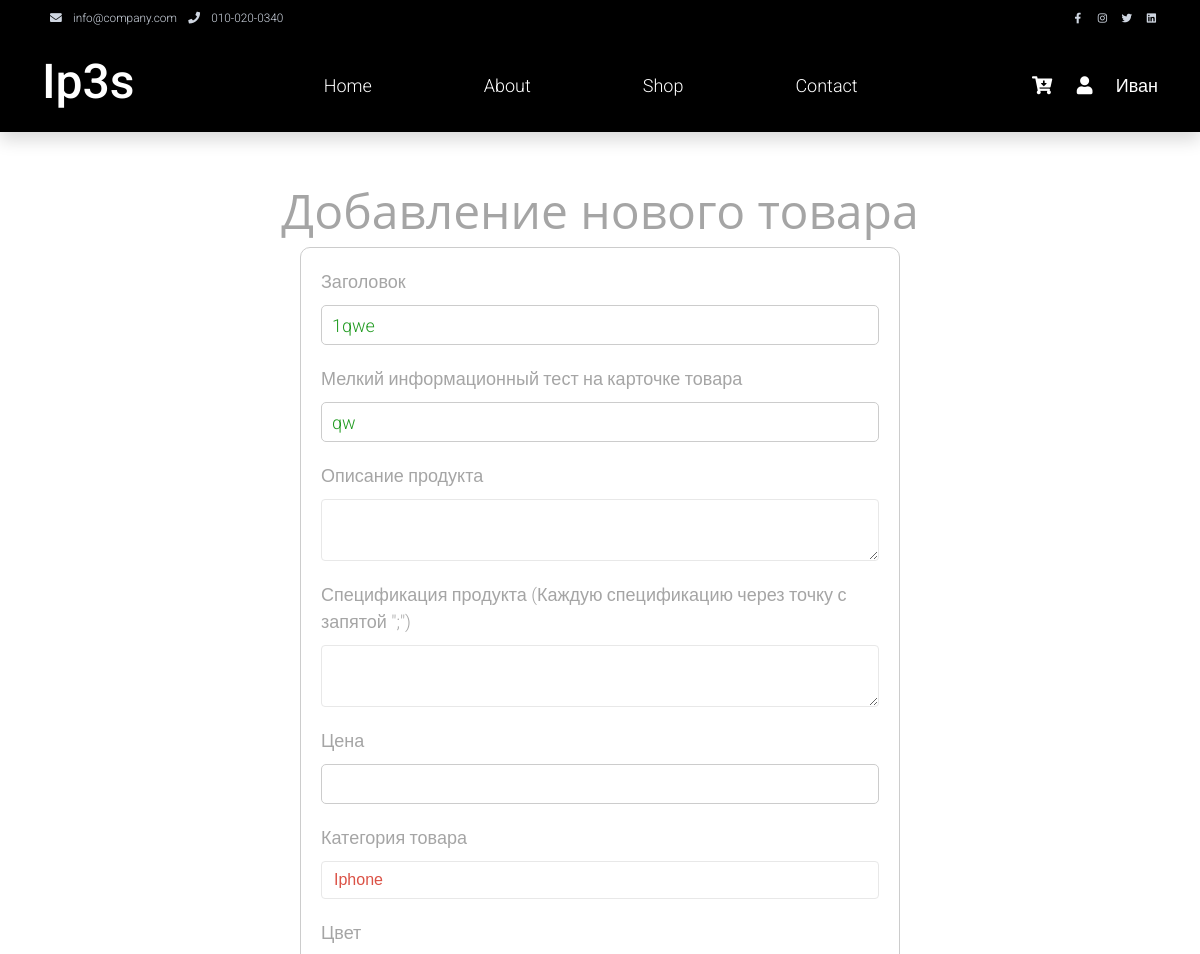
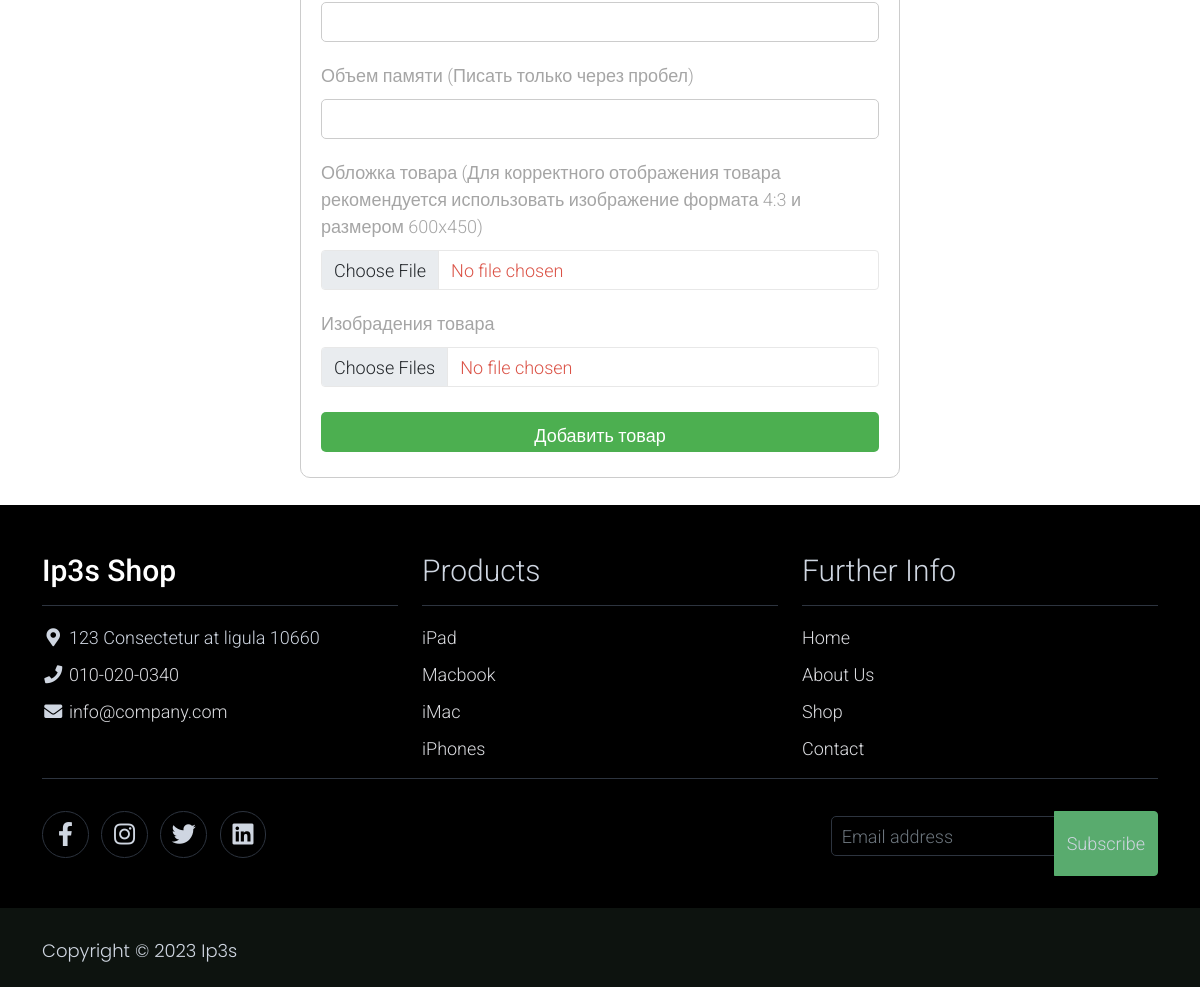
/product_edit/8 (signed in), run on the app's committed database (2 pictures, top to bottom).
### data/users.py (models this page shows, shortened)
class User(SqlAlchemyBase, UserMixin):
    __tablename__ = 'users'
    id = sqlalchemy.Column(sqlalchemy.Integer,
                           primary_key=True, autoincrement=True)
    name = sqlalchemy.Column(sqlalchemy.String, nullable=True)
    email = sqlalchemy.Column(sqlalchemy.String,
                              index=True, unique=True, nullable=True)
    hashed_password = sqlalchemy.Column(sqlalchemy.String, nullable=True)
    created_date = sqlalchemy.Column(sqlalchemy.DateTime,
                                     default=datetime.datetime.now)
    news = orm.relationship("News", back_populates='user')
    is_admin = sqlalchemy.Column(sqlalchemy.Boolean)
    cart = sqlalchemy.Column(sqlalchemy.String)

### data/news.py (models this page shows)
class News(SqlAlchemyBase):
    __tablename__ = 'news'
    id = sqlalchemy.Column(sqlalchemy.Integer,
                           primary_key=True, autoincrement=True)
    title = sqlalchemy.Column(sqlalchemy.String, nullable=True)
    content = sqlalchemy.Column(sqlalchemy.String, nullable=True)
    created_date = sqlalchemy.Column(sqlalchemy.DateTime,
                                     default=datetime.datetime.now)
    images = sqlalchemy.Column(sqlalchemy.String, nullable=True)
    type = sqlalchemy.Column(sqlalchemy.String, nullable=True)
    color = sqlalchemy.Column(sqlalchemy.String, nullable=True)
    size = price = sqlalchemy.Column(sqlalchemy.String, nullable=True)
    price = sqlalchemy.Column(sqlalchemy.Integer)
    cover = sqlalchemy.Column(sqlalchemy.String, nullable=True)
    description = sqlalchemy.Column(sqlalchemy.String)
    spec = sqlalchemy.Column(sqlalchemy.String)
    user_id = sqlalchemy.Column(sqlalchemy.Integer,
                                sqlalchemy.ForeignKey("users.id"))
    is_private = sqlalchemy.Column(sqlalchemy.Boolean, default=True)
    user = orm.relationship('User')

### main.py (the view, shortened to what this page needs)
@app.route('/product_edit/<int:id>', methods=['GET', 'POST'])
@login_required
def edit_product(id):
    form = ProductForm()
    if request.method == "GET":
        db_sess = db_session.create_session()
        news = db_sess.query(News).filter(News.id == id,
                                          News.user == current_user
                                          ).first()
        if news:
            form.title.data = news.title
            form.content.data = news.content
            form.is_private.data = news.is_private
        else:
            abort(404)
    return render_template('product.html',
                           title='Редактирование новости',
                           form=form
                           )

### templates/product.html (shortened to what this page needs)
{% extends "base.html" %}
{% block content %}
    <h1>Добавление нового товара</h1>
    <form action="" method="POST" enctype="multipart/form-data">
        {{ form.title.label }}
        {{ form.title(class="form-control", type="text") }}
        {{ form.content.label }}
        {{ form.content(class="form-control") }}
        {{ form.desc.label }}
        {{ form.desc(class="form-control") }}
        {{ form.spec.label }}
        {{ form.spec(class="form-control") }}
        {{ form.price.label }}
        {{ form.price(class="form-control", min="0", step="1", type="number") }}
        {{ form.type_k.label }}
        {{ form.type_k(class="form-control") }}
        {{ form.color.label }}
        {{ form.color(class="form-control") }}
        {{ form.size.label }}
        {{ form.size(class="form-control") }}
        {{ form.cover.label }}
        {{ form.cover(class="form-control", type="file", accept="image/*") }}
        {{ form.images.label }}
        {{ form.images(class="form-control", type="file", accept="image/*", multiple=multiple) }}
        {{ form.submit(type="submit", class="btn btn-primary", value="Добавить товар") }}
    </form>
    <br>
{% endblock %}

### templates/base.html (shortened to what this page needs)
<!DOCTYPE html>
<html lang="ru">
<head>
    <link rel="stylesheet" href="../static/css/bootstrap.min.css">
    <link rel="stylesheet" href="../static/css/templatemo.css">
    <link rel="stylesheet" href="../static/css/style.css">
    <link rel="stylesheet" href="../static/css/custom.css">
    <link rel="stylesheet" href="../static/css/cart.css">
    <link rel="stylesheet" href="../static/css/cart_responsive.css">
    <link rel="stylesheet" href="../static/css/fontawesome.min.css">
<link rel="stylesheet" href="https://unpkg.com/leaflet@1.7.1/dist/leaflet.css" />
</head>
<body>
    <nav class="navbar navbar-expand-lg bg-dark navbar-light d-none d-lg-block" id="templatemo_nav_top">
        <div class="container text-light">
            <div class="w-100 d-flex justify-content-between">
                <div>
                    <i class="fa fa-envelope mx-2"></i>
                    <a class="navbar-sm-brand text-light text-decoration-none" href="mailto:info@company.com">info@company.com</a>
                    <i class="fa fa-phone mx-2"></i>
                    <a class="navbar-sm-brand text-light text-decoration-none" href="tel:010-020-0340">010-020-0340</a>
                </div>
                <div>
                    <a class="text-light" href="https://fb.com/templatemo" target="_blank" rel="sponsored"><i class="fab fa-facebook-f fa-sm fa-fw me-2"></i></a>
                    <a class="text-light" href="https://www.instagram.com/" target="_blank"><i class="fab fa-instagram fa-sm fa-fw me-2"></i></a>
                    <a class="text-light" href="https://twitter.com/" target="_blank"><i class="fab fa-twitter fa-sm fa-fw me-2"></i></a>
                    <a class="text-light" href="https://www.linkedin.com/" target="_blank"><i class="fab fa-linkedin fa-sm fa-fw"></i></a>
                </div>
            </div>
        </div>
    </nav>
    <nav class="navbar navbar-expand-lg navbar-light shadow bg-light">
        <div class="container d-flex justify-content-between align-items-center">
            <a class="navbar-brand text-success logo h1 align-self-center" href="/">
                Ip3s
            </a>
            <div class="align-self-center collapse navbar-collapse flex-fill  d-lg-flex justify-content-lg-between" id="templatemo_main_nav">
                <div class="flex-fill">
                    <ul class="nav navbar-nav d-flex justify-content-between mx-lg-auto">
                        <li class="nav-item">
                            <a class="nav-link" href="/">Home</a>
                        </li>
                        <li class="nav-item">
                            <a class="nav-link" href="/about">About</a>
                        </li>
                        <li class="nav-item">
                            <a class="nav-link" href="/shop">Shop</a>
                        </li>
                        <li class="nav-item">
                            <a class="nav-link" href="/contact">Contact</a>
                        </li>
                    </ul>
                </div>
                <div class="navbar align-self-center d-flex">
                     {% if current_user.is_authenticated %}
                        <a class="nav-icon position-relative text-decoration-none" href="/cart">
                            <i class="fa fa-fw fa-cart-arrow-down text-dark mr-1"></i>
                        </a>
                        <a href="/logout" class="text-decoration-none user-cab" style="display: flex;">
                            <div class="nav-icon position-relative text-decoration-none">
                                <i class="fa fa-fw fa-user text-dark mr-3"></i>
                            </div>
                            <div href="#" class="text-decoration-none">{{ current_user.name }}</div>
                        </a>
                    {% else %}
                        <p>
                            <a class="btn btn-primary " href="/register">Зарегистрироваться</a>
                            <a class="btn btn-success" href="/login">Войти</a>
                        </p>
                    {% endif %}
                </div>
            </div>
        </div>
    </nav>
    {% block content %}
    {% endblock %}
    <footer class="bg-dark" id="tempaltemo_footer">
        <div class="container">
            <div class="row">
                <div class="col-md-4 pt-5">
                    <h2 class="h2 text-success border-bottom pb-3 border-light logo">Ip3s Shop</h2>
                    <ul class="list-unstyled text-light footer-link-list">
                        <li>
                            <i class="fas fa-map-marker-alt fa-fw"></i>
                            123 Consectetur at ligula 10660
                        </li>
                        <li>
                            <i class="fa fa-phone fa-fw"></i>
                            <a class="text-decoration-none" href="tel:010-020-0340">010-020-0340</a>
                        </li>
                        <li>
                            <i class="fa fa-envelope fa-fw"></i>
                            <a class="text-decoration-none" href="mailto:info@company.com">info@company.com</a>
                        </li>
                    </ul>
                </div>
                <div class="col-md-4 pt-5">
                    <h2 class="h2 text-light border-bottom pb-3 border-light">Products</h2>
                    <ul class="list-unstyled text-light footer-link-list">
                        <li><a class="text-decoration-none" href="/shop">iPad</a></li>
                        <li><a class="text-decoration-none" href="/shop">Macbook</a></li>
                        <li><a class="text-decoration-none" href="/shop">iMac</a></li>
                        <li><a class="text-decoration-none" href="/shop">iPhones</a></li>
                    </ul>
                </div>
                <div class="col-md-4 pt-5">
                    <h2 class="h2 text-light border-bottom pb-3 border-light">Further Info</h2>
                    <ul class="list-unstyled text-light footer-link-list">
                        <li><a class="text-decoration-none" href="/">Home</a></li>
                        <li><a class="text-decoration-none" href="/about">About Us</a></li>
                        <li><a class="text-decoration-none" href="/shop">Shop</a></li>
                        <li><a class="text-decoration-none" href="/contact">Contact</a></li>
                    </ul>
                </div>
            </div>
            <div class="row text-light mb-4">
                <div class="col-12 mb-3">
                    <div class="w-100 my-3 border-top border-light"></div>
                </div>
                <div class="col-auto me-auto">
                    <ul class="list-inline text-left footer-icons">
                        <li class="list-inline-item border border-light rounded-circle text-center">
                            <a class="text-light text-decoration-none" target="_blank" href="http://facebook.com/"><i class="fab fa-facebook-f fa-lg fa-fw"></i></a>
                        </li>
                        <li class="list-inline-item border border-light rounded-circle text-center">
                            <a class="text-light text-decoration-none" target="_blank" href="https://www.instagram.com/"><i class="fab fa-instagram fa-lg fa-fw"></i></a>
                        </li>
                        <li class="list-inline-item border border-light rounded-circle text-center">
                            <a class="text-light text-decoration-none" target="_blank" href="https://twitter.com/"><i class="fab fa-twitter fa-lg fa-fw"></i></a>
                        </li>
                        <li class="list-inline-item border border-light rounded-circle text-center">
                            <a class="text-light text-decoration-none" target="_blank" href="https://www.linkedin.com/"><i class="fab fa-linkedin fa-lg fa-fw"></i></a>
                        </li>
                    </ul>
                </div>
                <div class="col-auto">
                    <div class="input-group mb-2">
                        <input type="text" class="form-control bg-dark border-light" id="subscribeEmail" placeholder="Email address">
                        <div class="input-group-text btn-success text-light">Subscribe</div>
                    </div>
                </div>
            </div>
        </div>
        <div class="w-100 bg-black py-3">
            <div class="container">
                <div class="row pt-2">
                    <div class="col-12">
                        <p class="text-left text-light">
                            Copyright &copy; 2023 Ip3s
                        </p>
                    </div>
                </div>
            </div>
        </div>
    </footer>
</body>
</html>

### data on the page
User: name "Иван"
News: title "1qwe", content "qw"
